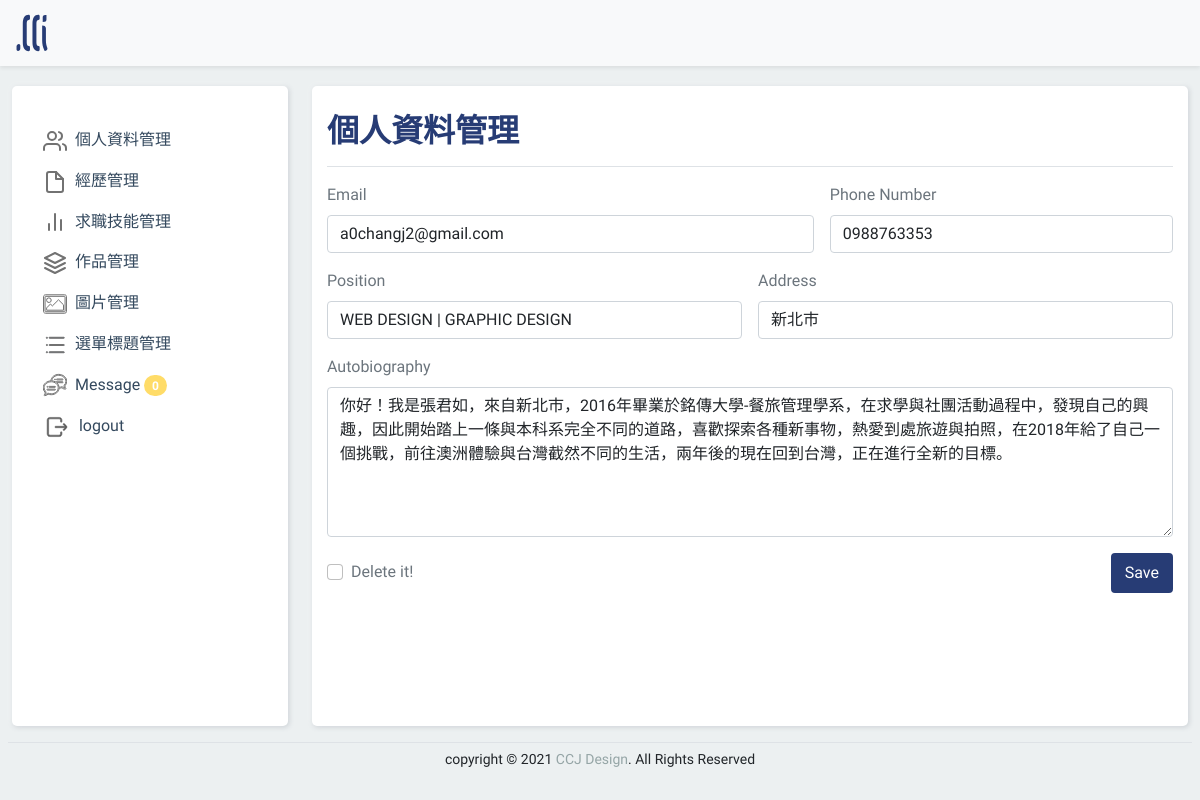
Before: /backend.php?do=resume_info (signed in) with the older database file.
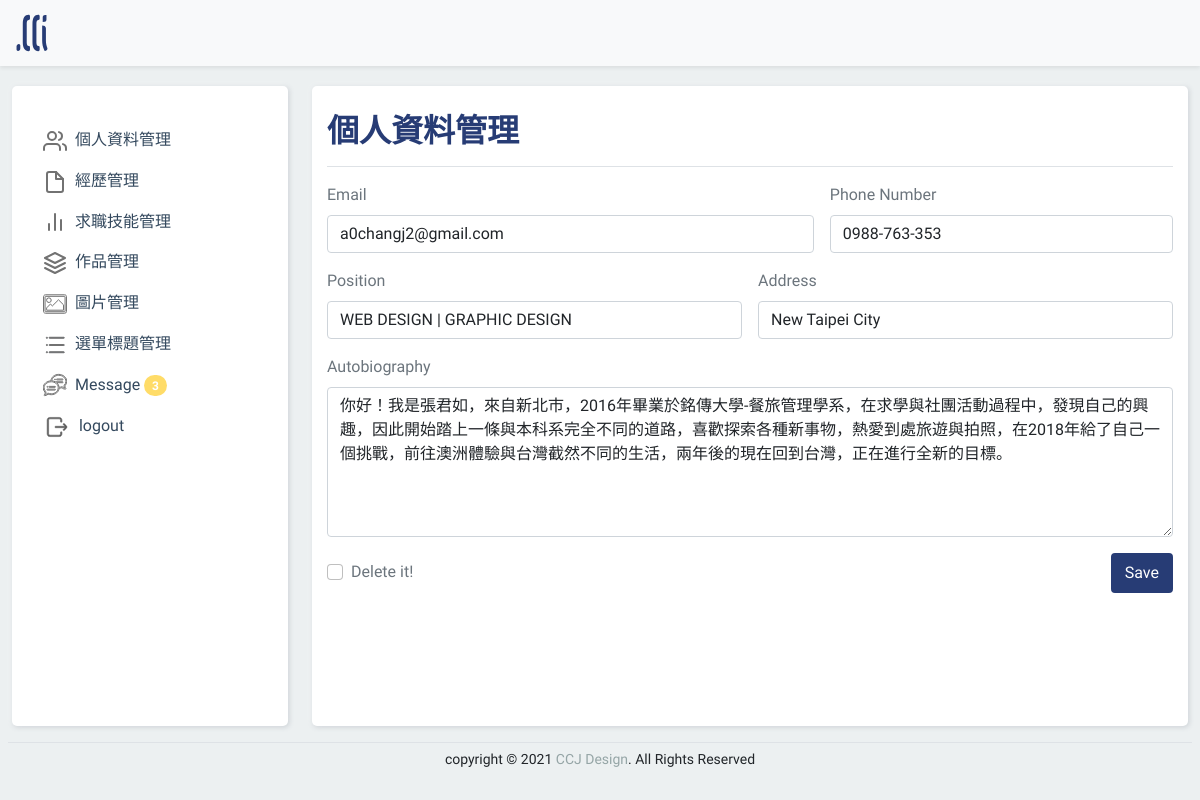
After: the same page with the newer database file.
### tables this page shows
CREATE TABLE `resume_info` (
  `id` int(10) UNSIGNED NOT NULL,
  `tel` varchar(12) NOT NULL,
  `addr` text NOT NULL,
  `email` text NOT NULL,
  `position` text NOT NULL,
  `intro` text NOT NULL
);

### base.php (called while the page is built, shortened)
<?php
$tstr=[
  'resume_info'=>'個人資料管理',
  'resume_exp'=>'經歷管理',
  'resume_jobskill'=>'求職技能管理',
  'resume_mywork'=>'作品集管理',
  'resume_pic'=>'圖片管理 ',
  'resume_menu'=>'選單管理',
  'resume_message'=>'Message'
];
?>

### backend/resume_info.php (the view, shortened to what this page needs)
<?php
$sql="select * from {$do}";
$rows=$pdo->query($sql)->fetchAll();
?>
<form action="./api/edit.php" method="post">
  <div class="d-flex justify-content-between pt-3 pb-2 mb-3 border-bottom">
    <h2 class="title"><?=$tstr[$do];?></h2>
  </div>
  <div class="row g-3 text-muted">
    <?php foreach($rows as $row){ ?>
    <div class="col-md-7">
      <label for="infoEmail" class="form-label">Email</label>
      <input class="form-control" id="infoEmail" type="email" name="email" value="<?=$row['email'];?>">
    </div>
    <div class="col-md-5">
      <label for="infoTel" class="form-label">Phone Number</label>
      <input class="form-control" id="infoTel" type="text" name="tel" value="<?=$row['tel'];?>">
    </div>
    <div class="col-6">
      <label for="infoPosition" class="form-label">Position</label>
      <input class="form-control" id="infoPosition" type="text" name="position" value="<?=$row['position'];?>">
    </div>
    <div class="col-6">
      <label for="infoAddress" class="form-label">Address</label>
      <input class="form-control" id="infoAddress" type="text" name="addr" value="<?=$row['addr'];?>">
    </div>
    <div class="col-md-12">
      <label for="infoIntro" class="form-label">Autobiography</label>
      <textarea type="text" class="form-control" id="infoIntro" name="intro" style="height:150px;"><?=$row['intro'];?></textarea>
    </div>
    <div class="col-12 d-flex align-items-center justify-content-between">
      <div class="form-check">
        <input class="form-check-input" type="checkbox" id="infoDel" name="del[]" value="<?=$row['id'];?>">
        <label class="form-check-label" for="infoDel">
          Delete it!
        </label>
      </div>
      <?php  }
      if(!empty($row)){ ?>
    <div>
      <button type="submit" class="btn saveBtn">Save</button>
    </div>
    <?php } ?>
    </div>
  </div>
</form>

### backend.php (shortened to what this page needs)
<?php
include_once "base.php";
if(empty($_SESSION['login'])){
  echo "你沒有使用權限，";
  echo "<a href='index.php'>請登入</a>";
  exit();
}else{
?>
<!DOCTYPE html>
<html lang="en">
<head>
  <link rel="stylesheet" href="./css/bootstrap.min.css">
  <link rel="stylesheet" href="./css/backendstyle.css">
</head>
<body>
  <header class="navbar navbar-light bg-light shadow-sm fixed-top">
    <div class="container-fluid">
      <a class="navbar-brand" href="index.php">
        <img src="./img/logo.svg" width="40px" class="d-inline-block ">
      </a>
    </div>
  </header>
  <section class="container-fluid ">
    <div class="row">
      <nav id="sidebarMenu" class="col-md-4 col-lg-3 d-md-block sidebar collapse my-3" style="">
        <div class="part h-100">
          <div class="position-sticky pt-4 ">
            <ul class="nav flex-column">
              <li class="nav-item ">
                <a class="nav-link" href="?do=resume_info">
                  個人資料管理
                </a>
              </li>
              <li class="nav-item">
                <a class="nav-link" href="?do=resume_exp">
                  經歷管理
                </a>
              </li>
              <li class="nav-item">
                <a class="nav-link" href="?do=resume_jobskill">
                  求職技能管理
                </a>
              </li>
              <li class="nav-item">
                <a class="nav-link" href="?do=resume_mywork">
                  作品管理
                </a>
              </li>
              <li class="nav-item">
                <a class="nav-link" href="?do=resume_pic">
                  圖片管理
                </a>
              </li>
              <li class="nav-item">
                <a class="nav-link" href="?do=resume_menu">
                  選單標題管理
                </a>
              </li>
              <li class="nav-item">
                <a class="nav-link" href="?do=resume_message">
                  Message
                  <span class="badge rounded-pill">
                    <?php
                  echo $pdo->query("select count(*) from `resume_message` where `sh`='0'")->fetchColumn();
                  ?>
                  </span>
                </a>
              </li>
              <li class="nav-item">
                <a class="nav-link" href="api/logout.php">
                  logout
                </a>
              </li>
            </ul>
          </div>
        </div>
      </nav>
      <main class="d-flex flex-column col-md-8 col-lg-9 my-3">
        <div class="part h-100">
          <?php
        $do=(isset($_GET['do']))?$_GET['do']:'resume_message';
        $file="./backend/".$do.".php";
        if(file_exists($file)){
          include $file;
        }else{
          include "./backend/resume_message.php";
        }
        ?>
        </div>
    </div>
  </section>
  <footer class=" text-center border-top py-1 mx-2 " style="transform:translateY(70px);">
    <small>
      copyright &copy; 2021 <span style="color: #95a5a6;">CCJ Design</span>. All Rights Reserved
    </small>
  </footer>
</body>
</html>
<?php };?>

Changed rows visible on the page:
changed resume_info "a0changj2@gmail.com": tel "0988763353" → "0988-763-353"; addr "新北市" → "New Taipei City"
Other visible differences:
text no longer shown: "0"
text now shown: "3"
